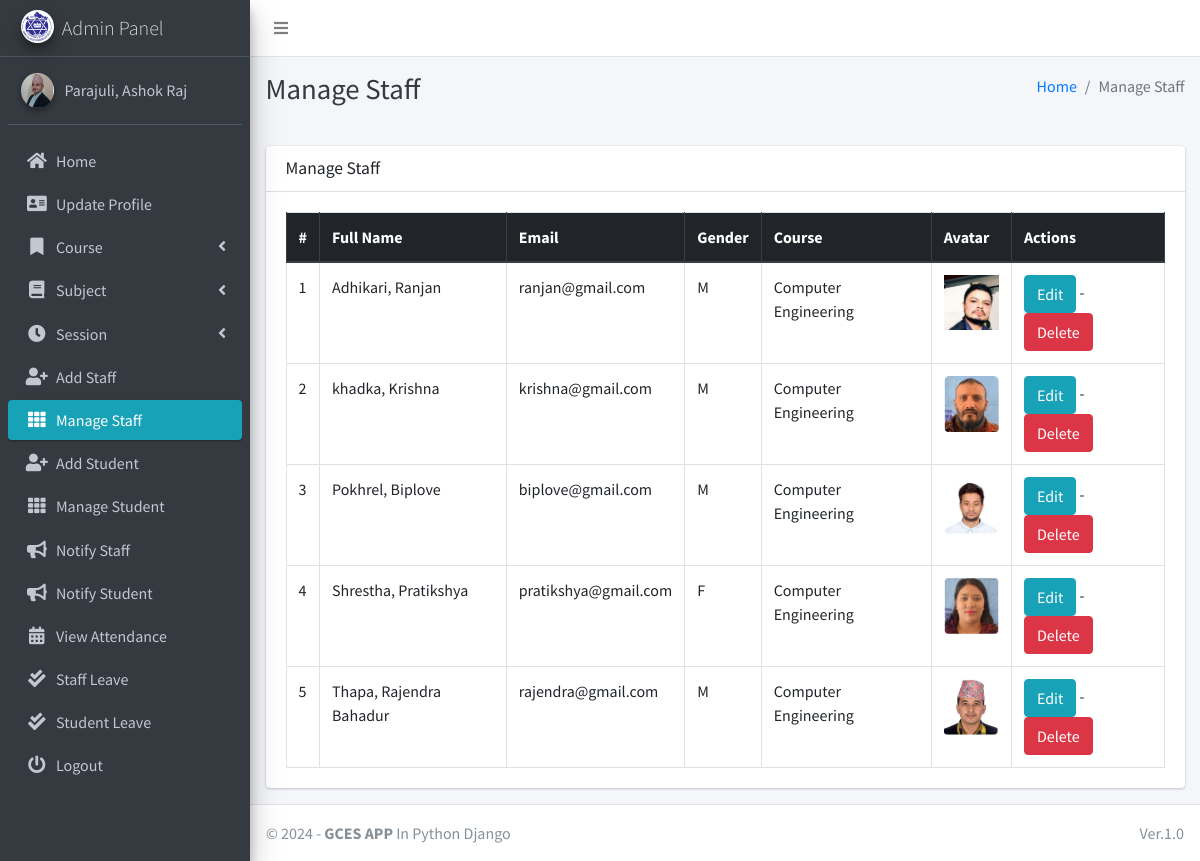
The app's page /staff/manage/ (signed in), older data.
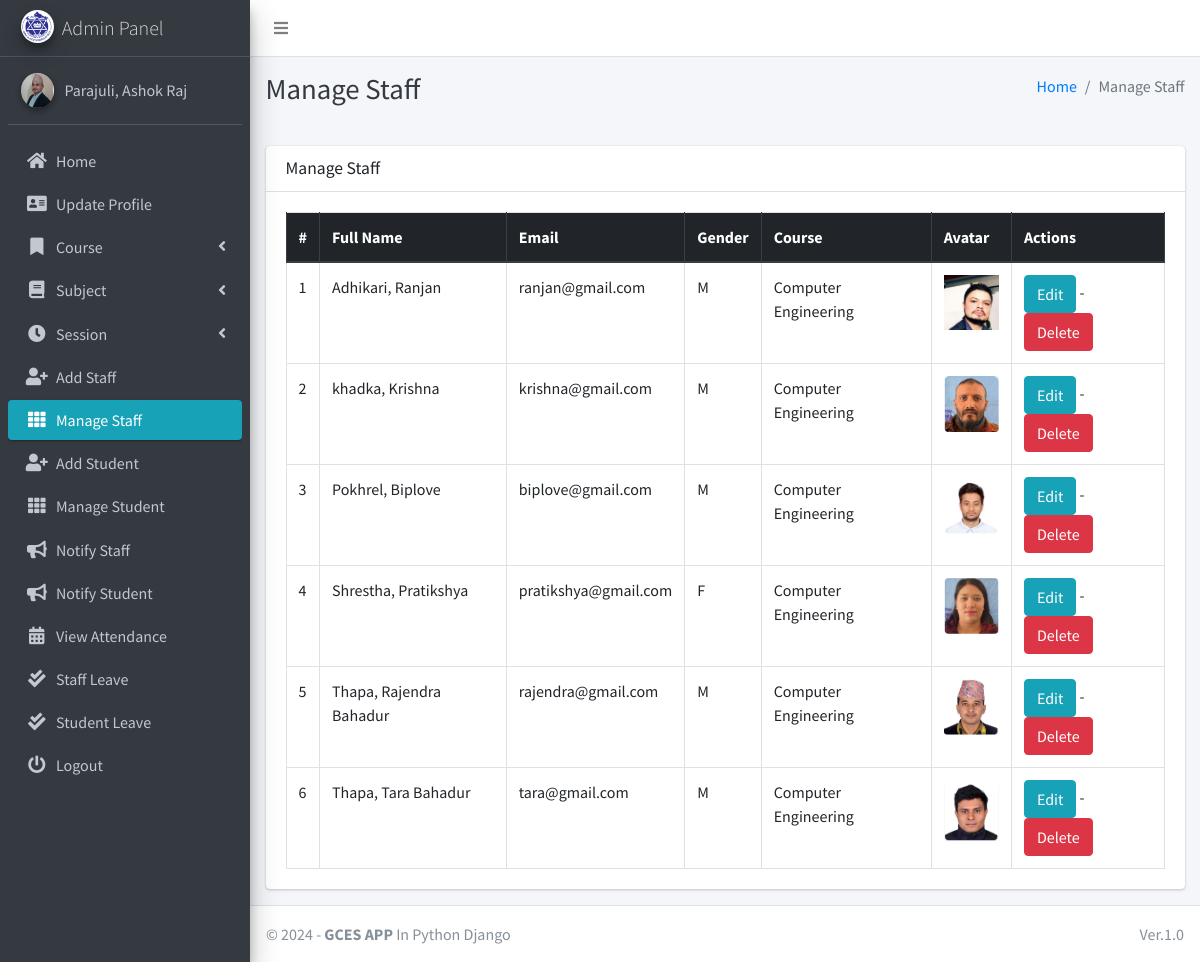
The same page, newer data.
### main_app/models.py (models this page shows, shortened)
class CustomUser(AbstractUser):
    USER_TYPE = ((1, "HOD"), (2, "Staff"), (3, "Student"))
    GENDER = [("M", "Male"), ("F", "Female")]
    username = None  # Removed username, using email instead
    email = models.EmailField(unique=True)
    user_type = models.CharField(default=1, choices=USER_TYPE, max_length=1)
    gender = models.CharField(max_length=1, choices=GENDER)
    profile_pic = models.ImageField()
    address = models.TextField()
    fcm_token = models.TextField(default="")  # For firebase notifications
    created_at = models.DateTimeField(auto_now_add=True)
    updated_at = models.DateTimeField(auto_now=True)
    USERNAME_FIELD = "email"
    REQUIRED_FIELDS = []
    objects = CustomUserManager()
    def __str__(self):
        return self.last_name + ", " + self.first_name

class Staff(models.Model):
    course = models.ForeignKey(Course, on_delete=models.PROTECT, null=True, blank=False)  # Prevent course deletion if referenced by staff
    admin = models.OneToOneField(CustomUser, on_delete=models.CASCADE)  # CustomUser can be deleted with the staff

class Course(models.Model):
    name = models.CharField(max_length=120)
    created_at = models.DateTimeField(auto_now_add=True)
    updated_at = models.DateTimeField(auto_now=True)

### main_app/hod_views.py (the view)
# urls.py: path("staff/manage/", hod_views.manage_staff, name='manage_staff'),
def manage_staff(request):
    allStaff = CustomUser.objects.filter(user_type=2)
    context = {
        'allStaff': allStaff,
        'page_title': 'Manage Staff'
    }
    return render(request, "hod_template/manage_staff.html", context)

### main_app/templates/hod_template/manage_staff.html
{% extends 'main_app/base.html' %}
{% load static %}
{% block page_title %}{{page_title}}{% endblock page_title %}
{% block content %}
<section class="content">
    <div class="container-fluid">
        <div class="row">
            <div class="col-md-12">
                <div class="card">
                    <div class="card-header">
                        <h3 class="card-title">{{page_title}}</h3>
                    </div>
                    <div class="card-body">
                        <table id="example2" class="table table-bordered table-hover">
                            <thead class="thead-dark">
                                <tr>
                                    <th>#</th>
                                    <th>Full Name</th>
                                    <th>Email</th>
                                    <th>Gender</th>
                                    <th>Course</th>
                                    <th>Avatar</th>
                                    <th>Actions</th>
                                </tr>
                            </thead>
                            <tbody>
                                {% for staff in allStaff %}
                                <tr>
                                    <td>{{ forloop.counter }}</td>
                                    <td>{{staff.last_name}}, {{staff.first_name}}</td>
                                    <td>{{staff.email}}</td>
                                    <td>{{staff.gender}}</td>
                                    <td>{{staff.staff.course.name}}</td>
                                    <td>
                                        {% if staff.profile_pic == ""  %}
                                        No Image
                                        {% else %}
                                        <img class="img img-fluid mb-2" height="56" width="56"
                                            src="{{staff.profile_pic}}" alt="">
                                        {% endif %}
                                    </td>
                                    <td>
                                       <a href="{% url 'edit_staff' staff.staff.id %}" class="btn btn-info">Edit</a> -
                                        <a href="{% url 'delete_staff' staff.staff.id %}" class="btn btn-danger" onclick="return confirm('Are you sure about this ?')">Delete</a>
                                    </td>
                                </tr>
                                {% endfor %}
                            </tbody>
                        </table>
                    </div>
                </div>
            </div>
        </div>
    </div>
</section>
{% endblock content %}

Row changes from the older to the newer data that the page shows:
added CustomUser: last_name "Thapa", first_name "Tara Bahadur", email "tara@gmail.com", gender "M", staff.course.name "Computer Engineering", shows a picture
